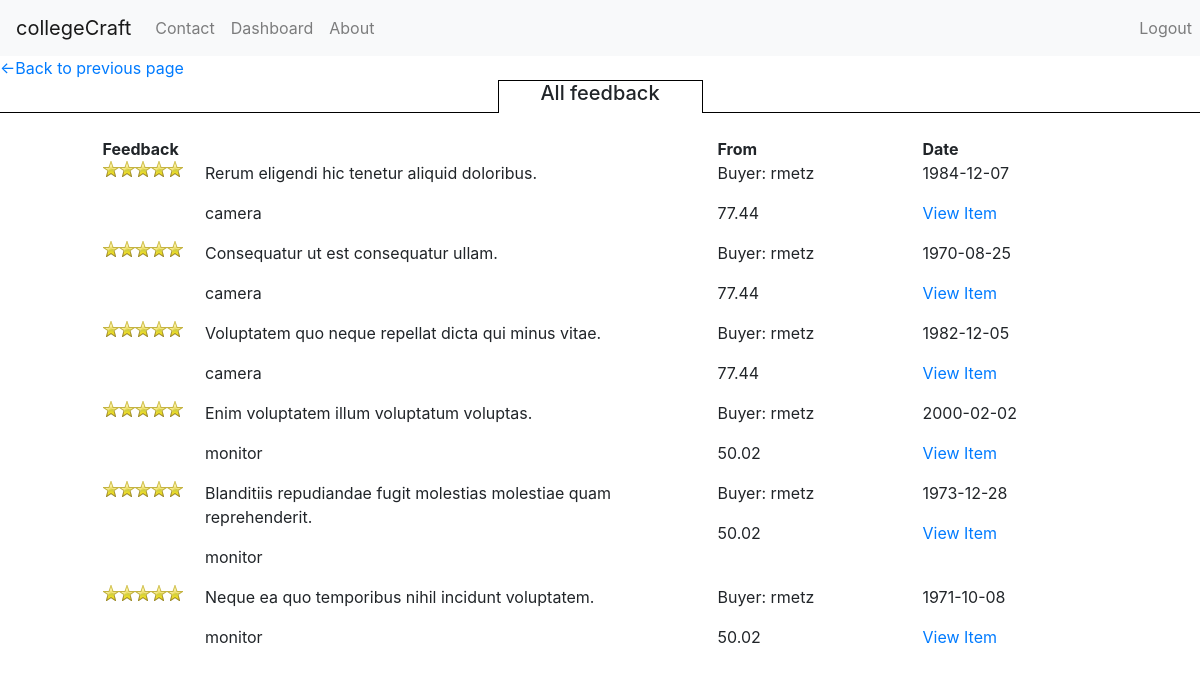
Page /views/feedback.php?user=2 (signed in) on the earlier database version.
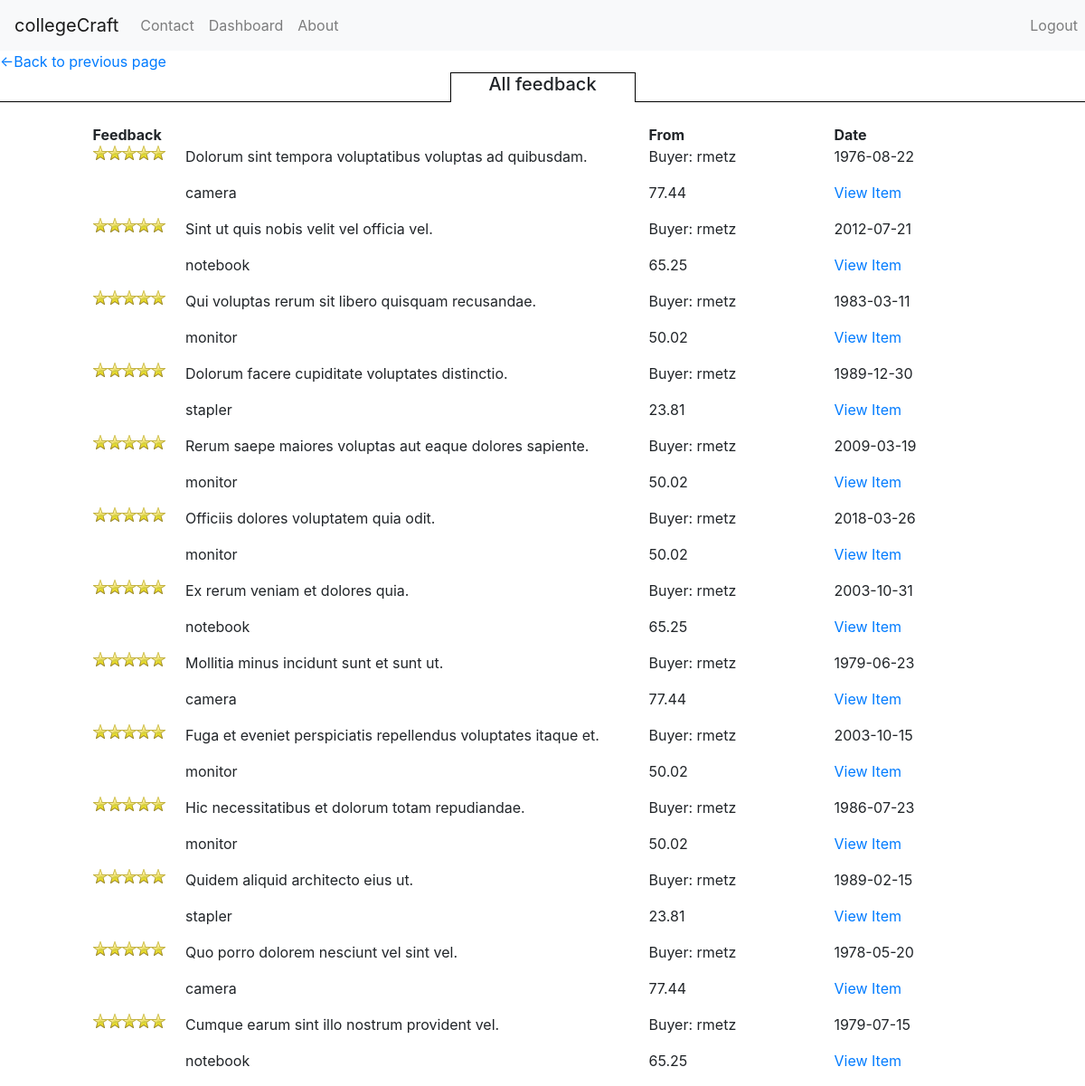
Same page on the later database version.
### tables this page shows
CREATE TABLE `review` (
  `id` int(11) NOT NULL,
  `review` int(11) DEFAULT NULL,
  `trade_id` int(11) DEFAULT NULL,
  `feedback` varchar(256) DEFAULT NULL,
  `created` date DEFAULT NULL,
  `buyer` varchar(64) DEFAULT NULL
);

CREATE TABLE `product` (
  `product_id` int(11) NOT NULL,
  `name` varchar(64) DEFAULT NULL,
  `description` varchar(256) DEFAULT NULL,
  `category` varchar(256) DEFAULT NULL
);

CREATE TABLE `users` (
  `user_id` int(11) NOT NULL,
  `username` varchar(15) NOT NULL,
  `hashed_password` varchar(255) DEFAULT NULL,
  `email_address` varchar(30) DEFAULT NULL,
  `bio` varchar(512) DEFAULT NULL,
  `role_id` int(11) DEFAULT NULL,
  `location` varchar(128) DEFAULT NULL,
  `name` varchar(32) DEFAULT NULL
);

CREATE TABLE `trade_ad` (
  `id` int(11) NOT NULL,
  `product_id` int(11) DEFAULT NULL,
  `price` float DEFAULT NULL,
  `qty` int(11) DEFAULT NULL,
  `seller` int(11) DEFAULT NULL
);

### views/feedback.php (the view, shortened to what this page needs)
<?php
  include '../connect.php';
  $user = $_GET['user'];
  $info = "  SELECT review.id, review.review, review.trade_id, review.feedback, review.created, review.buyer, trade_ad.product_id, trade_ad.price, trade_ad.qty, trade_ad.seller, product.name, users.username
  FROM review
  INNER JOIN Trade_ad ON review.trade_id=Trade_ad.id
  INNER JOIN product ON trade_ad.product_id=product.product_id
  INNER JOIN users ON users.user_id=trade_ad.seller
  WHERE seller = {$user}";
  $result = $conn->query($info);
 ?>
<html>
  <head>
  </head>
  <body>
      <?php include './partials/header.php' ?>
      <div id='sub-nav'>
        <a href='javascript:history.go(-1)'>
          <-Back to previous page
        </a>
      </div>
    <div class='row' style='padding-bottom: 2%;'>
      <div class='col-sm-5 myborder'>
      </div>
      <div id='feedback-tab' class='col-sm-2'>
        <h5>All feedback</h5>
      </div>
      <div class='col-sm-5 myborder'>
      </div>
    </div>
    <div class='row'>
      <div class='col-sm-6 offset-sm-1'>
        <strong>Feedback</strong>
      </div>
      <div class='col-sm-2'>
        <strong>From</strong>
      </div>
      <div class='col-sm-2'>
        <strong>Date</strong>
      </div>
      <div class='col-sm-1'>
      </div>
      <?php
      while($row = $result->fetch_assoc()){
        echo "
        <div class='col-sm-1 offset-sm-1'>
          <span class='stars'>{$row['review']}</span>
        </div>
        <div class='col-sm-5'>
          <p>{$row['feedback']}</p>
          <p>{$row['name']}</p>
        </div>
        <div class='col-sm-2'>
          <p>Buyer: {$row['username']}</p>
          <p>{$row['price']}
        </div>
        <div class='col-sm-2'>
          <p>{$row['created']}</p>
          <a href='item.php?item={$row['trade_id']}'>View Item</a>
        </div>
        <div class='col-sm-1'>
        </div>
        ";
      }
        ?>
    </div>
  </body>
</html>

### views/partials/header.php
<nav class="navbar navbar-expand-lg navbar-light bg-light">
  <a class="navbar-brand" href="/collegeCraft/views/index.php">collegeCraft</a>
  <div class="collapse navbar-collapse" id="navbarNav">
    <ul class="navbar-nav">
      <li class="nav-item">
        <a class="nav-link" href="/collegeCraft/views/contact.php">Contact</a>
      </li>
      <li class="nav-item">
        <a class="nav-link" href="/collegeCraft/views/dashboard.php">Dashboard</a>
      </li>
      <li class="nav-item">
        <a class="nav-link" href="/collegeCraft/views/about.php">About</a>
      <li class="nav-item" style="position:fixed; right:0;">
<?php
    if(session_status() == PHP_SESSION_ACTIVE){
      if($_SESSION['loggedin'] == '1'){
        echo "<a class='nav-link' href='/collegeCraft/views/index.php'>Logout</a>";
      }
    } else {
      echo "<a class='nav-link' href='/collegeCraft/views/index.php'>Login</a>";
    }
?>
      </li>
    </ul>
  </div>
</nav>

### public/stylesheets/item.css (style rules this page uses)
span.stars, span.stars span { display: block; background: url(../images/stars.png) 0 -16px repeat-x; width: 80px; height: 16px; }

### public/stylesheets/feedback.css (style rules this page uses)
.myborder { border-bottom: 1px solid black; }
#feedback-tab { border-left: 1px solid black; border-right: 1px solid black; border-top: 1px solid black; text-align: center; }

Differences in the rows shown:
removed review: feedback "Rerum eligendi hic tenetur aliquid doloribus.", product.name "camera", users.username "rmetz", trade_ad.price "77.44", created "1984-12-07"
removed review: feedback "Consequatur ut est consequatur ullam.", product.name "camera", users.username "rmetz", trade_ad.price "77.44", created "1970-08-25"
removed review: feedback "Voluptatem quo neque repellat dicta qui minus vitae.", product.name "camera", users.username "rmetz", trade_ad.price "77.44", created "1982-12-05"
removed review: feedback "Enim voluptatem illum voluptatum voluptas.", product.name "monitor", users.username "rmetz", trade_ad.price "50.02", created "2000-02-02"
removed review: feedback "Blanditiis repudiandae fugit molestias molestiae quam reprehenderit.", product.name "monitor", users.username "rmetz", trade_ad.price "50.02", created "1973-12-28"
removed review: feedback "Neque ea quo temporibus nihil incidunt voluptatem.", product.name "monitor", users.username "rmetz", trade_ad.price "50.02", created "1971-10-08"
added review: feedback "Dolorum sint tempora voluptatibus voluptas ad quibusdam.", product.name "camera", users.username "rmetz", trade_ad.price "77.44", created "1976-08-22"
added review: feedback "Sint ut quis nobis velit vel officia vel.", product.name "notebook", users.username "rmetz", trade_ad.price "65.25", created "2012-07-21"
added review: feedback "Qui voluptas rerum sit libero quisquam recusandae.", product.name "monitor", users.username "rmetz", trade_ad.price "50.02", created "1983-03-11"
added review: feedback "Dolorum facere cupiditate voluptates distinctio.", product.name "stapler", users.username "rmetz", trade_ad.price "23.81", created "1989-12-30"
added review: feedback "Rerum saepe maiores voluptas aut eaque dolores sapiente.", product.name "monitor", users.username "rmetz", trade_ad.price "50.02", created "2009-03-19"
added review: feedback "Officiis dolores voluptatem quia odit.", product.name "monitor", users.username "rmetz", trade_ad.price "50.02", created "2018-03-26"
added review: feedback "Ex rerum veniam et dolores quia.", product.name "notebook", users.username "rmetz", trade_ad.price "65.25", created "2003-10-31"
added review: feedback "Mollitia minus incidunt sunt et sunt ut.", product.name "camera", users.username "rmetz", trade_ad.price "77.44", created "1979-06-23"
added review: feedback "Fuga et eveniet perspiciatis repellendus voluptates itaque et.", product.name "monitor", users.username "rmetz", trade_ad.price "50.02", created "2003-10-15"
added review: feedback "Hic necessitatibus et dolorum totam repudiandae.", product.name "monitor", users.username "rmetz", trade_ad.price "50.02", created "1986-07-23"
added review: feedback "Quidem aliquid architecto eius ut.", product.name "stapler", users.username "rmetz", trade_ad.price "23.81", created "1989-02-15"
added review: feedback "Quo porro dolorem nesciunt vel sint vel.", product.name "camera", users.username "rmetz", trade_ad.price "77.44", created "1978-05-20"
added review: feedback "Cumque earum sint illo nostrum provident vel.", product.name "notebook", users.username "rmetz", trade_ad.price "65.25", created "1979-07-15"
